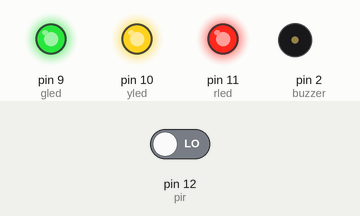
The sketch below on a simulated Arduino Uno, built with avr-gcc and run on an emulated ATmega328P. Shown: output pins drawn as LEDs (lit = HIGH), buzzer (waves = sounding, pin HIGH). Inputs (shaded band) come from the test bench; at power-on: pin 12 (pir) LOW. What the sketch prints to the serial monitor is not drawn.

Above: at 1.2 s.
1.3 s: pin 12 (pir) driven HIGH
At 2.0 s:
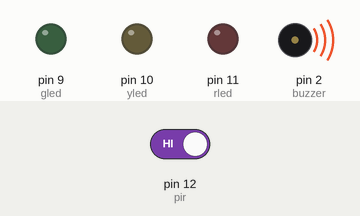
2.8 s: pin 12 (pir) driven LOW
At 3.2 s:
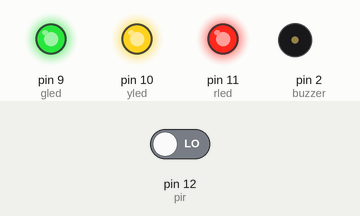
Timing chart, 0 to 5.8 s (numbered marks = the images above; inputs shaded):
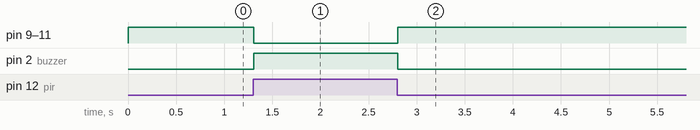

The sketch:

pir_sensor_with_buzzer___and_led1.ino
```cpp
//  click on the pir sensor to simulate it
// if the sensor detects in its range it outputs 1, the buzzer gets on and the led gets off
// if it does not detects anything, the buzzer gets off and the led gets on
// you can use if-else if- else branching to add multiple conditions.
//
int pir = 12;
int pirV;             // variable to store the digital signals of the sensor

int buzzer = 2;

// try to use a rgb led
int rled = 11;
int yled = 10;
int gled = 9;
void setup()
{
  Serial.begin(9600);
  pinMode(buzzer, OUTPUT);
  pinMode(pir,INPUT);

  pinMode(rled,OUTPUT);
  pinMode(gled,OUTPUT);
  pinMode(yled,OUTPUT);
}
void loop()
{
  pirV = digitalRead(pir);
  Serial.println(pirV);
  if(pirV == 1){
    digitalWrite(buzzer,HIGH);
    digitalWrite(gled,LOW);
    digitalWrite(rled,LOW);
    digitalWrite(yled,LOW);
  }
  else{
    digitalWrite(buzzer,LOW);
    digitalWrite(gled,HIGH);
    digitalWrite(rled,HIGH);
    digitalWrite(yled,HIGH);
  }
}
```

Measured:
- after the input at 1.3 s, pin 9 (gled), pin 10 (yled), pin 11 (rled): HIGH → LOW at once; pin 2 (buzzer): LOW → HIGH at once
- after the input at 2.8 s, pin 9 (gled), pin 10 (yled), pin 11 (rled): LOW → HIGH at once; pin 2 (buzzer): HIGH → LOW at once
